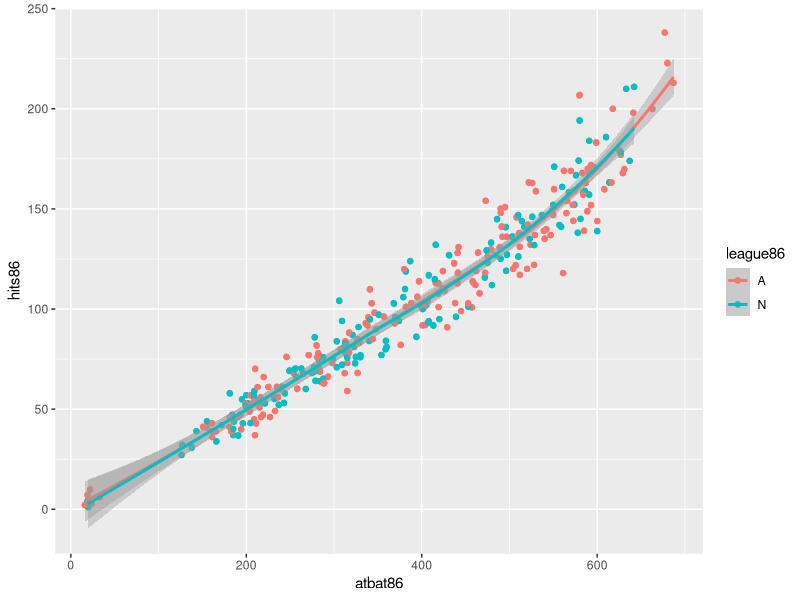
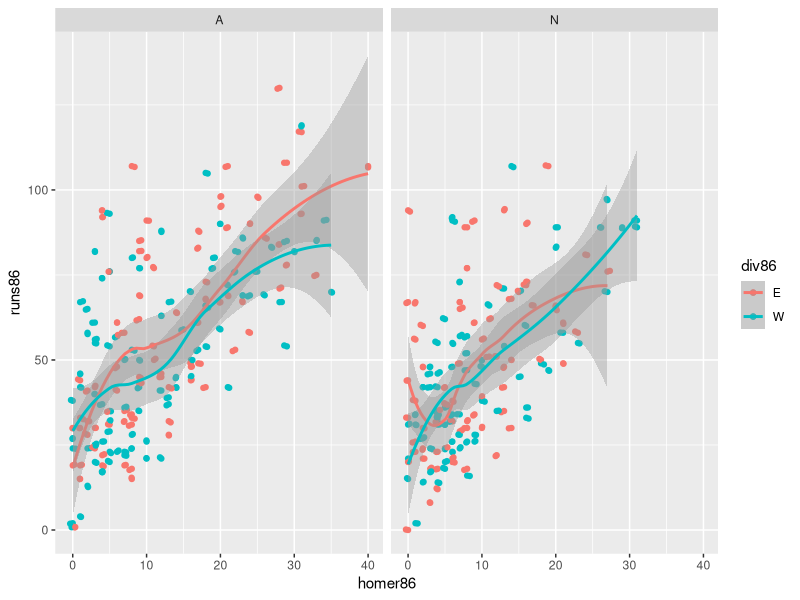

Reproduce these figures in R, in order.
## ---- chunk 1
library(ggplot2)
library(vcdExtra)
data(Baseball)
p <- ggplot(Baseball, aes_string(x='atbat86', y='hits86')) + geom_point()
p <- p + aes_string(color='league86')
p <- p + geom_jitter()
p <- p + geom_smooth()
print(p)
## ---- chunk 2
p <- ggplot(Baseball, aes_string(x='homer86', y='runs86')) + geom_point()
p <- p + aes_string(color='div86')
facets <- paste('.', '~', 'league86')
p <- p + facet_grid(facets)
p <- p + geom_jitter()
p <- p + geom_smooth()
print(p)
